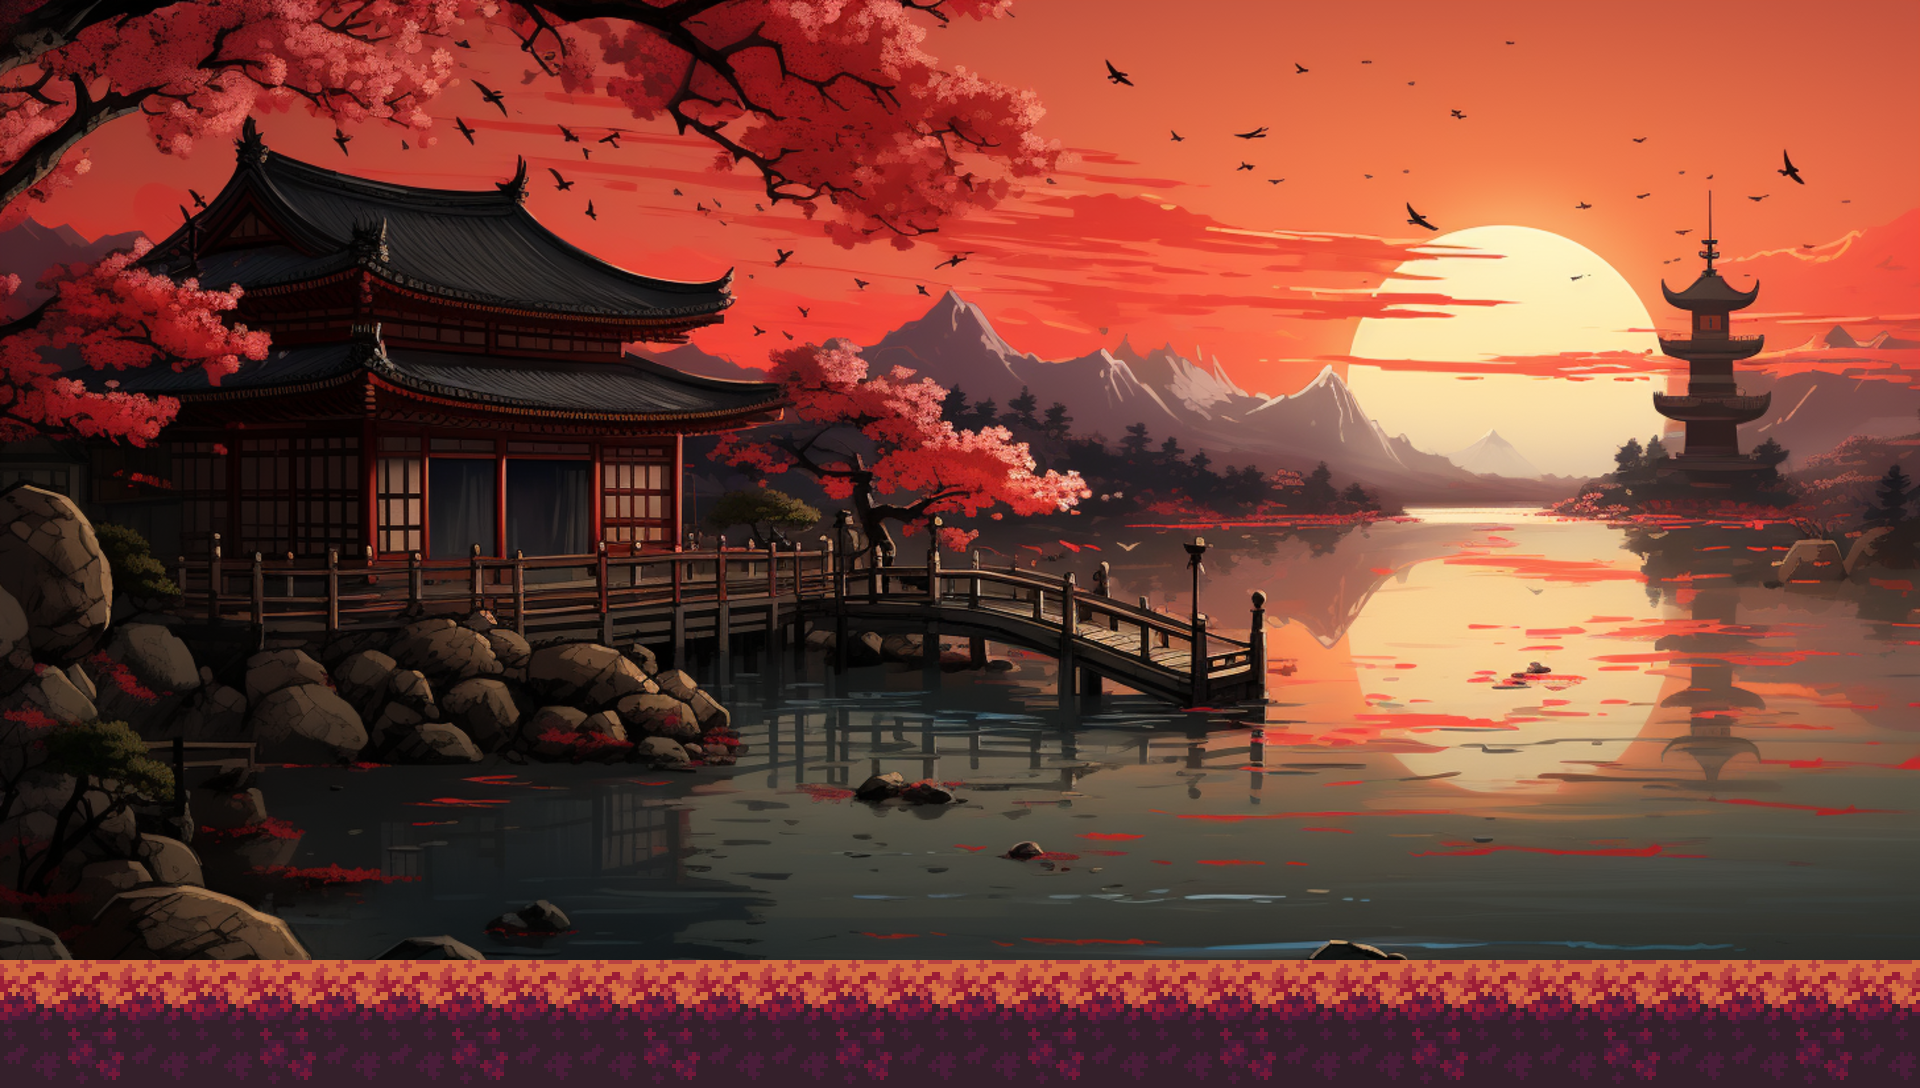

This game map was drawn from its Tiled (.tmx) file and the tilesets committed beside it. A one-line description and the trimmed map source follow:
An orthogonal 60x34 tile map with 32x32 px tiles, 2 tile layers (Capa fondo, Capa suelo), 3 tilesets.

<map version="1.10" tiledversion="1.10.2" orientation="orthogonal" renderorder="right-down" width="60" height="34" tilewidth="32" tileheight="32" infinite="0" nextlayerid="4" nextobjectid="1">
 <tileset firstgid="1" source="test.tsx" />
 <tileset firstgid="2109" source="Trampabambu.tsx" />
 <tileset firstgid="2110" source="Fondo.tsx" />
 <layer id="3" name="Capa fondo" width="60" height="34">
  <data>[2040 cells, 2040 non-empty, 2040 distinct tile ids]</data>
 </layer>
 <layer id="1" name="Capa suelo" width="60" height="34">
  <data>[2040 cells, 240 non-empty, 24 distinct tile ids]</data>
 </layer>
</map>
